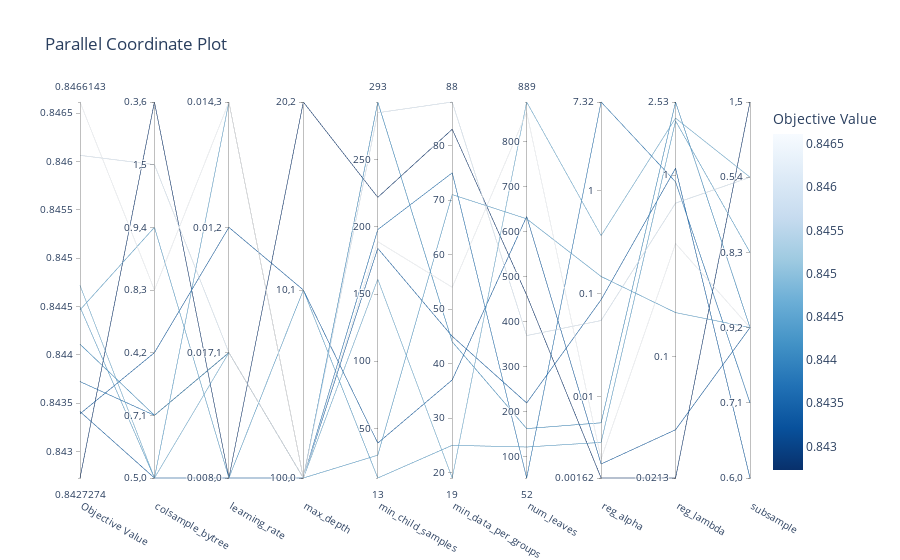

The cell this chart's notebook holds for it:
### Code cell
#plot_parallel_coordinate: interactively visualizes the hyperparameters and scores
optuna.visualization.plot_parallel_coordinate(study)

### Figure 1 — Plotly figure (JSON) as saved in the notebook; plotly's stock layout.template omitted (floating-point values rounded to 4 significant figures)
{"data": [{"dimensions": [{"label": "Objective Value", "range": [0.8427, 0.8466], "values": [0.8434, 0.8437, 0.8434, 0.8466, 0.8445, 0.8445, 0.8461, 0.8441, 0.8447, 0.8427]}, {"label": "colsample_bytree", "range": [0, 6], "ticktext": [[0.5, 0], [0.7, 1], [0.4, 2], [0.8, 3], [0.9, 4], [1, 5], [0.3, 6]], "tickvals": [0, 1, 2, 3, 4, 5, 6], "values": [0, 1, 2, 3, 0, 4, 5, 1, 0, 6]}, {"label": "learning_rate", "range": [0, 3], "ticktext": [[0.008, 0], [0.017, 1], [0.01, 2], [0.014, 3]], "tickvals": [0, 1, 2, 3], "values": [0, 1, 2, 3, 3, 0, 1, 1, 1, 0]}, {"label": "max_depth", "range": [0, 2], "ticktext": [[100, 0], [10, 1], [20, 2]], "tickvals": [0, 1, 2], "values": [0, 0, 1, 0, 0, 1, 0, 0, 0, 2]}, {"label": "min_child_samples", "range": [13, 293], "values": [184, 198, 39, 189, 30, 13, 285, 293, 161, 222]}, {"label": "min_data_per_groups", "range": [19, 88], "values": [45, 75, 37, 54, 71, 25, 88, 44, 19, 83]}, {"label": "num_leaves", "range": [52, 889], "values": [219, 52, 634, 866, 629, 121, 369, 162, 889, 459]}, {"label": "reg_alpha", "range": [-2.79, 0.8647], "ticktext": ["0.00162", "0.01", "0.1", "1", "7.32"], "tickvals": [-2.79, -2, -1, 0, 0.8647], "values": [-1.057, 0.8647, -2.654, -2.605, -0.8311, -2.444, -1.259, -2.253, -0.4344, -2.79]}, {"label": "reg_lambda", "range": [-1.671, 0.4037], "ticktext": ["0.0213", "0.1", "1", "2.53"], "tickvals": [-1.671, -1, 0, 0.4037], "values": [0.03797, -0.03693, -1.405, -0.3772, -0.7583, 0.2991, -0.1543, 0.4037, 0.3145, -1.671]}, {"label": "subsample", "range": [0, 5], "ticktext": [[0.6, 0], [0.7, 1], [0.9, 2], [0.8, 3], [0.5, 4], [1, 5]], "tickvals": [0, 1, 2, 3, 4, 5], "values": [0, 1, 2, 2, 2, 3, 4, 2, 4, 5]}], "labelangle": 30, "labelside": "bottom", "line": {"color": [0.8434, 0.8437, 0.8434, 0.8466, 0.8445, 0.8445, 0.8461, 0.8441, 0.8447, 0.8427], "colorbar": {"title": {"text": "Objective Value"}}, "colorscale": [[0, "rgb(247,251,255)"], [0.125, "rgb(222,235,247)"], [0.25, "rgb(198,219,239)"], [0.375, "rgb(158,202,225)"], [0.5, "rgb(107,174,214)"], [0.625, "rgb(66,146,198)"], [0.75, "rgb(33,113,181)"], [0.875, "rgb(8,81,156)"], [1, "rgb(8,48,107)"]], "reversescale": true, "showscale": true}, "type": "parcoords"}], "layout": {"autosize": true, "title": {"text": "Parallel Coordinate Plot"}}}
